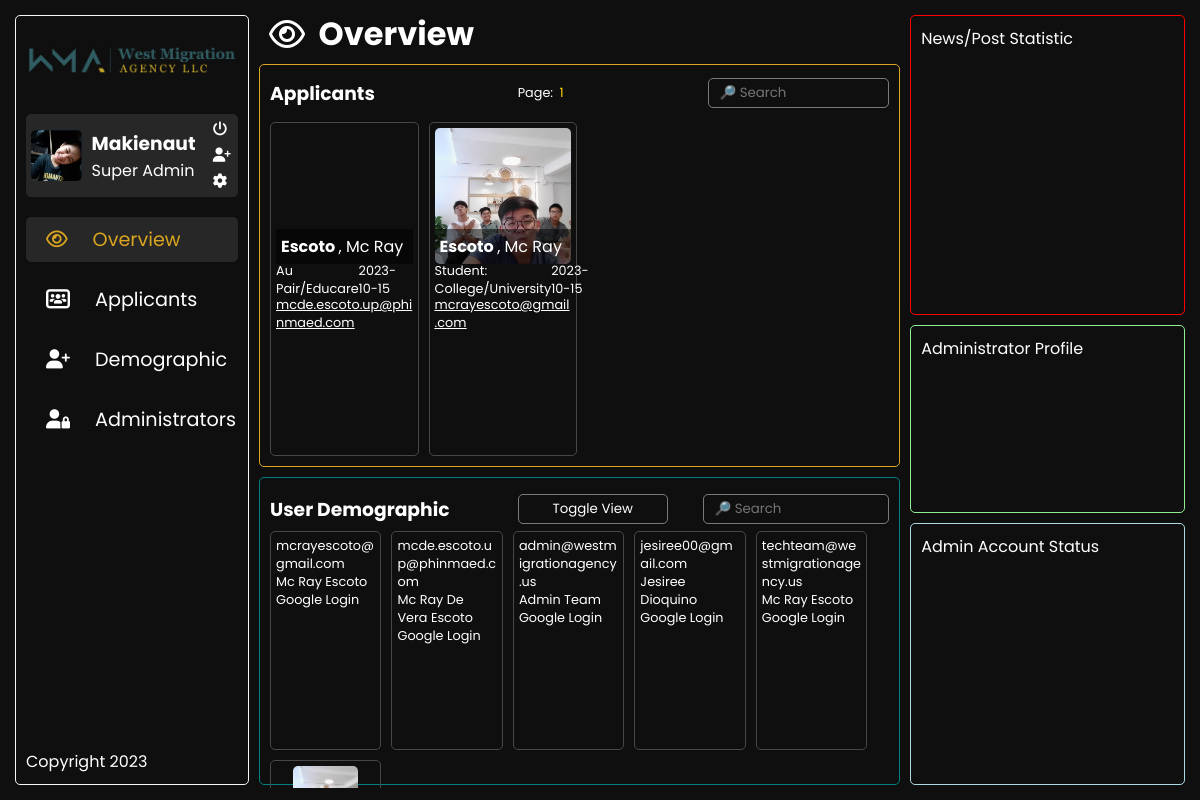
The app's page /Administrator/Admin_Dashboard/Dash_Overview/dash_overview.php (signed in) with its own data.
### tables this page shows
CREATE TABLE `j1_visa` (
  `id` int(11) NOT NULL,
  `first_name` varchar(50) DEFAULT NULL,
  `last_name` varchar(50) DEFAULT NULL,
  `full_address` varchar(255) DEFAULT NULL,
  `country` varchar(50) DEFAULT NULL,
  `phone_number` varchar(15) DEFAULT NULL,
  `email_address` varchar(100) DEFAULT NULL,
  `profession` varchar(100) DEFAULT NULL,
  `date_submitted` date DEFAULT curdate(),
  `file` varchar(255) DEFAULT NULL,
  `login_method` varchar(255) DEFAULT NULL
);

CREATE TABLE `wma_users_google` (
  `id` int(11) NOT NULL,
  `email` varchar(100) NOT NULL DEFAULT '',
  `first_name` varchar(50) NOT NULL DEFAULT '',
  `last_name` varchar(50) NOT NULL DEFAULT '',
  `full_name` varchar(100) NOT NULL DEFAULT '',
  `picture` varchar(255) NOT NULL DEFAULT '',
  `verifiedEmail` int(11) NOT NULL DEFAULT 0,
  `token` varchar(255) NOT NULL DEFAULT ''
);

CREATE TABLE `wma_users_standard` (
  `id` int(11) NOT NULL,
  `first_name` varchar(50) NOT NULL,
  `last_name` varchar(50) NOT NULL,
  `phone_number` varchar(20) DEFAULT NULL,
  `birth_date` date DEFAULT NULL,
  `email` varchar(255) NOT NULL,
  `password` varchar(255) NOT NULL,
  `profile_picture` varchar(255) DEFAULT NULL
);

### Administrator/Admin_Dashboard/Dashboard_Scripts/j1_visa.php (called while the page is built, shortened)
<?php
require_once '../../Database/wma_forms.php';
$query = "SELECT * FROM j1_visa";
$result = $conn->query($query);
$applicants = [];
if ($result) {
   while ($row = $result->fetch_assoc()) {
      $applicants[] = $row;
   }
} else {
   echo "Error: " . $conn->error;
}
?>

### Administrator/Admin_Dashboard/Dashboard_Scripts/wma_users_tables.php (called while the page is built, shortened)
<?php
require_once '../../Database/wma_users.php';
$query_google = "SELECT * FROM wma_users_google";
$result_google = $conn->query($query_google);
$google_users = [];
if ($result_google) {
   while ($row = $result_google->fetch_assoc()) {
      $google_users[] = $row;
   }
} else {
   echo "Error: " . $conn->error;
}
$query_standard = "SELECT * FROM wma_users_standard";
$result_standard = $conn->query($query_standard);
$standard_users = [];
if ($result_standard) {
   while ($row = $result_standard->fetch_assoc()) {
      $standard_users[] = $row;
   }
} else {
   echo "Error: " . $conn->error;
}
?>

### Administrator/Admin_Dashboard/Dash_Overview/dash_overview.php (the view, shortened to what this page needs)
<?php
require_once "../../Database/wma_administrator.php";
require_once "../Dashboard_Scripts/j1_visa.php";
$username = $_SESSION['username'];
$access_credential = $_SESSION['access_credential'];
$page = isset($_GET['page']) ? $_GET['page'] : 1;
$cardsPerPage = 20;
$start = ($page - 1) * $cardsPerPage;
?>
<!DOCTYPE html>
<html lang="en">
<head>
   <link rel="stylesheet" href="dash_overview.css">
   <link rel="stylesheet" href="../Dash_Global/dash_global.css">
   <link rel="stylesheet" href="../../../Pages/Global/global.css" />
   <link rel="stylesheet" href="https://cdnjs.cloudflare.com/ajax/libs/font-awesome/6.4.2/css/all.min.css"
 />
</head>
<body>
   <nav>
      <div class="home_section">
         <a href="../../../Pages/Home/home.php">
            <img src="../../../Photos/wma-logo.png" alt="">
         </a>
      </div>
      <div class="admin_commands">
         <img src="../../Admin_Profile/Profile_Picture/<?php echo $_SESSION['email_address'] . ".jpg"; ?>" alt="">
         <div class="admin_data">
            <h3>
               <?php echo $username ?>
            </h3>
            <p>
               <?php
               $credential = ucwords(str_replace('_', ' ', $access_credential));
               echo $credential;
               ?>
            </p>
         </div>
         <div class="admin_buttons">
            <a href="../../Admin_Logout/admin_logout.php">
               <i class="fa-solid fa-power-off"></i>
            </a>
            <a href="../../Admin_Register/admin_register.php">
               <i class="fa-solid fa-user-plus"></i>
            </a>
            <a href="../../Admin_Profile/profile_settings.php">
               <i class="fa-solid fa-gear"></i>
            </a>
         </div>
      </div>
      <div class="dash_pages">
         <div class="overview_link dash_links" style="background-color: rgba(255, 255, 255, 0.1);">
            <a href="../../Admin_Dashboard/Dash_Overview/dash_overview.php">
               <i class="fa-regular fa-eye" style="color: goldenrod;"></i>
               <p style="color: goldenrod;">Overview</p>
            </a>
         </div>
         <div class="applicants_link dash_links">
            <a href="../../Admin_Dashboard/Dash_Applicants/dash_applicants.php">
               <i class="fa-solid fa-users-rectangle"></i>
               <p>Applicants</p>
            </a>
         </div>
         <div class="demographic_link dash_links">
            <a href="../../Admin_Dashboard/Dash_Demographic/dash_demographic.php">
               <i class="fa-solid fa-user-plus"></i>
               <p>Demographic</p>
            </a>
         </div>
         <div class="administrator_link dash_links">
            <a href="../../Admin_Dashboard/Dash_Administrators/dash_administrators.php">
               <i class="fa-solid fa-user-lock"></i>
               <p>Administrators</p>
            </a>
         </div>
      </div>
      <p>Copyright 2023</p>
   </nav>
   <main>
      <div class="main_left">
         <div class="main_title">
            <h1>
               <i class="fa-regular fa-eye"></i> &nbsp; Overview
            </h1>
         </div>
         <div class="applicant_database">
            <div class="applicant_navigator">
               <h3>Applicants</h3>
               <div class="toolkit">
                  <div class="pagination">
                     Page:
                     <?php
                     $totalCards = count($applicants);
                     $totalPages = ceil($totalCards / $cardsPerPage);
                     for ($i = 1; $i <= $totalPages; $i++) {
                        $activeClass = ($i == $page) ? 'active' : '';
                        echo "<a href='?page=$i' class='$activeClass'>$i</a>";
                     }
                     ?>
                  </div>
                  <div class="search_bar">
                     <input type="text" id="searchbar" name="searchbar" placeholder="🔎 Search"
                        oninput="applicant_search()">
                  </div>
               </div>
            </div>
            <div class="applicant_card_container">
               <?php
               foreach (array_slice($applicants, $start, $cardsPerPage) as $applicant) {
                  $first_name = $applicant['first_name'];
                  $last_name = $applicant['last_name'];
                  $email_address = $applicant['email_address'];
                  $profession = $applicant['profession'];
                  $date_submitted = $applicant['date_submitted'];
                  $login_method = $applicant['login_method'];
                  ?>
                  <div class="applicant_card"
                     data-search="<?php echo strtolower($first_name . ' ' . $last_name . ' ' . $email_address . ' ' . $profession); ?>">
                     <?php
                     if ($login_method === "google_login") {
                        require_once "../Dashboard_Scripts/wma_users_tables.php";
                        foreach ($google_users as $google_user) {
                           $profile_picture = $google_user['picture'];
                        }
                        ?>
                        <div class="applicant_picture" style="background-image: url(<?php echo $profile_picture; ?>);">
                           <?php
                     } elseif ($login_method === "standard_login") {
                        ?>
                           <div class="applicant_picture"
                              style="background-image: url(../../../Users/Standard_User/Standard_Profile/Profile_Pictures/<?php echo $email_address ?>/profile_picture.jpg);">
                              <?php
                     }
                     ?>
                           <div class="applicant_nameplate">
                              <p><b>
                                    <?php echo $last_name; ?>
                                 </b>,
                                 <?php echo $first_name; ?>
                              </p>
                           </div>
                        </div>
                        <div class="other_details">
                           <p>
                              <?php echo $profession; ?>
                           </p>
                           <p>
                              <?php echo $date_submitted; ?>
                           </p>
                        </div>
                        <p class="email_address">
                           <a href="">
                              <?php echo $email_address; ?>
                           </a>
                        </p>
                     </div>
                     <?php
               }
               ?>
               </div>
            </div>
            <div class="demographic_stats">
               <div class="demographic_navigator">
                  <h3>User Demographic</h3>
                  <div class="demographic_toolkit">
                     <button onclick="showGraph()">Toggle View</button>
                     <div class="search_bar">
                     <input type="text" id="userSearch" name="searchbar" placeholder="🔎 Search"
                        onkeyup="searchUsers()">
                  </div>
                  </div>
               </div>
               <div class="user_card_container">
                  <?php
                  require_once "../Dashboard_Scripts/wma_users_tables.php";
                  foreach ($google_users as $user): ?>
                     <div class="user_cards">
                        <p>
                           <?php echo $user['email']; ?>
                        </p>
                        <p>
                           <?php echo $user['full_name']; ?>
                        </p>
                        <p>Google Login</p>
                     </div>
                  <?php endforeach; ?>
                  <?php foreach ($standard_users as $user): ?>
                     <div class="user_cards">
                        <div class="demographic_picture"
                           style="background-image: url(../../../Users/Standard_User/Standard_Profile/Profile_Pictures/<?php echo $user['email'] ?>/profile_picture.jpg);">
                        </div>
                     </div>
                  <?php endforeach; ?>
               </div>
            </div>
         </div>
      <div class="main_right">
         <div class="post_stats">
            News/Post Statistic
         </div>
         <div class="admin_profile">
            Administrator Profile
         </div>
         <div class="admin_stats">
            Admin Account Status
         </div>
      </div>
   </main>
</body>
</html>

### Administrator/Admin_Dashboard/Dash_Overview/dash_overview.css (style rules this page uses)
main { width: 80%; height: 100%; border-radius: 5px; gap: 10px; display: flex; }
.main_left { width: 70%; gap: 10px; display: flex; flex-direction: column; }
.main_title { height: 5%; width: 40%; padding-left: 10px; display: flex; align-items: center; }
.main_title h1 { height: 100%; display: flex; align-items: center; }
.applicant_database { width: 100%; height: 55%; padding: 10px; border-radius: 5px; border: 1px solid goldenrod; gap: 10px; display: flex; align-items: center; flex-direction: column; justify-content: center; }
.applicant_navigator { width: 100%; height: 10%; display: flex; align-items: center; justify-content: space-between; }
.toolkit { width: 60%; gap: 10px; display: flex; align-items: center; justify-content: space-between; }
.pagination { width: 50%; font-size: 0.8rem; }
.pagination a { padding: 0px 3px; transition: all 0.25s; text-decoration: none; }
.pagination a.active { color: gold; }
.search_bar { width: 50%; }
.search_bar input { width: 100%; height: 30px; border-radius: 5px; text-indent: 10px; background-color: transparent; border: 1px solid rgb(149, 149, 149, 0.8); }
.applicant_card_container { width: 100%; height: 90%; flex-wrap: wrap; overflow-y: scroll; gap: 10px; display: flex; justify-content: flex-start; }
.applicant_card { width: 24%; aspect-ratio: 3/4; border-radius: 5px; padding: 5px; border: 1px solid rgb(72, 72, 72); display: flex; align-items: center; flex-direction: column; justify-content: flex-start; }
.applicant_picture { width: 100%; aspect-ratio: 1/1; border-radius: 5px; position: relative; background-size: cover; background-position: center; background-repeat: no-repeat; }
.applicant_nameplate { bottom: 0px; width: 100%; padding: 5px; font-size: 1rem; position: absolute; background-color: rgb(0, 0, 0, 0.5); }
.other_details, .email_address { width: 100%; font-size: 0.8rem; }
.other_details { height: 10%; display: flex; align-items: center; justify-content: space-between; }
.email_address { height: 15%; word-wrap: break-word; text-decoration: underline; }
.demographic_stats { width: 100%; height: 40%; padding: 10px; border-radius: 5px; border: 1px solid teal ; }
.demographic_navigator { width: 100%; height: 15%; display: flex; align-items: center; justify-content: space-between; }
.demographic_toolkit { width: 60%; gap: 10px; display: flex; align-items: center; justify-content: space-between; }
.demographic_toolkit button { width: 150px; height: 30px; border-radius: 5px; background-color: transparent; border: 1px solid rgb(149, 149, 149, 0.8); }
.user_card_container { width: 100%; height: 90%; flex-wrap: wrap; overflow-y: scroll; gap: 10px; display: flex; justify-content: flex-start; }
.user_cards { width: 18%; height: 85%; border-radius: 5px; padding: 5px; border: 1px solid rgb(72, 72, 72); display: flex; align-items: center; flex-direction: column; justify-content: flex-start; }
.demographic_picture { width: 65%; border-radius: 5px; aspect-ratio: 1/1; background-size: cover; background-position: center; background-repeat: no-repeat; }
.user_cards p { width: 100%; font-size: 0.8rem; word-wrap: break-word; }
.main_right { width: 30%; height: 100%; gap: 10px; display: flex; flex-direction: column; }
.post_stats { width: 100%; height: 40%; padding: 10px; border-radius: 5px; border: 1px solid red; }
.admin_profile { width: 100%; height: 25%; padding: 10px; border-radius: 5px; border: 1px solid lightgreen; }
.admin_stats { width: 100%; height: 35%; padding: 10px; border-radius: 5px; border: 1px solid lightblue; }

### records on screen
j1_visa: last_name "Escoto", first_name "Mc Ray", profession "Au Pair/Educare", date_submitted "2023-10-15", email_address "mcde.escoto.up@phinmaed.com"
j1_visa: email_address (picture), last_name "Escoto", first_name "Mc Ray", profession "Student: College/University", date_submitted "2023-10-15", email_address "mcrayescoto@gmail.com"
wma_users_google: email "mcrayescoto@gmail.com", full_name "Mc Ray Escoto"
wma_users_google: email "mcde.escoto.up@phinmaed.com", full_name "Mc Ray De Vera Escoto"
wma_users_google: email "admin@westmigrationagency.us", full_name "Admin Team"
wma_users_google: email "jesiree00@gmail.com", full_name "Jesiree Dioquino"
wma_users_google: email "techteam@westmigrationagency.us", full_name "Mc Ray Escoto"
wma_users_standard: email (picture)

### other values on screen
$username "Makienaut"
$credential "Super Admin"
